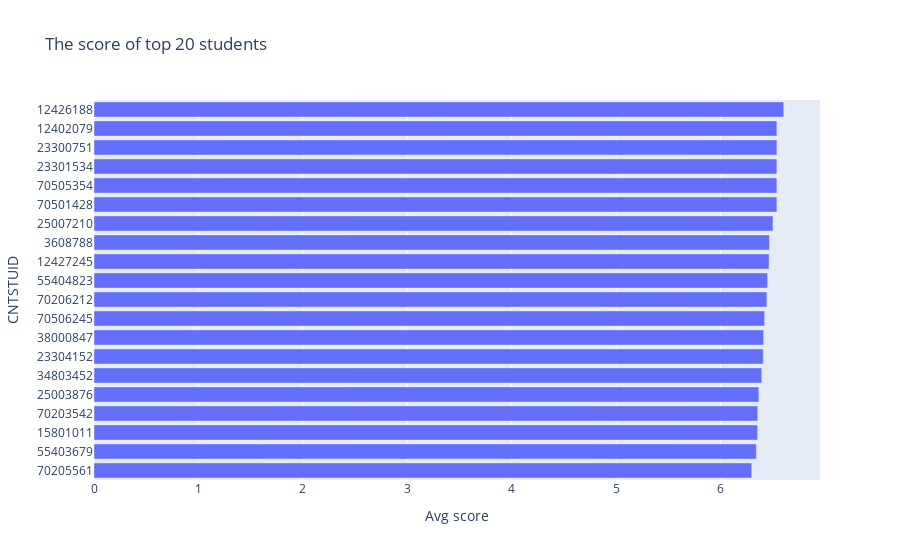

Notebook source saved alongside this figure:
### Markdown cell above
# Sort students by average score

### Code cell
df_student["CNTSTUID"] = df_student["CNTSTUID"].apply(str)
s_top500 = \
    df_student[df_student["Question count"] >= 10] \
        .nlargest(500, ["Avg score"]).set_index("CNTSTUID")
# We only select students who have answered more than 10 questions
s_top500.index = s_top500.index.map(str)
fig = px.bar(
    s_top500[:20].iloc[::-1],
    x = "Avg score",
    orientation="h",
    title="The score of top 20 students"
)
fig.update_layout(yaxis_type='category')
fig.show()

### Figure 1 — Plotly figure (JSON) as saved in the notebook; plotly's stock layout.template omitted (floating-point values rounded to 4 significant figures)
{"data": [{"alignmentgroup": "True", "hovertemplate": "Avg score=%{x}<br>CNTSTUID=%{y}<extra></extra>", "legendgroup": "", "marker": {"color": "#636efa", "pattern": {"shape": ""}}, "name": "", "offsetgroup": "", "orientation": "h", "showlegend": false, "textposition": "auto", "type": "bar", "x": [6.299, 6.343, 6.355, 6.356, 6.367, 6.395, 6.409, 6.413, 6.422, 6.444, 6.451, 6.465, 6.469, 6.502, 6.54, 6.54, 6.54, 6.54, 6.54, 6.605], "xaxis": "x", "y": ["70205561", "55403679", "15801011", "70203542", "25003876", "34803452", "23304152", "38000847", "70506245", "70206212", "55404823", "12427245", "3608788", "25007210", "70501428", "70505354", "23301534", "23300751", "12402079", "12426188"], "yaxis": "y"}], "layout": {"barmode": "relative", "legend": {"tracegroupgap": 0}, "title": {"text": "The score of top 20 students"}, "xaxis": {"anchor": "y", "domain": [0, 1], "title": {"text": "Avg score"}}, "yaxis": {"anchor": "x", "domain": [0, 1], "title": {"text": "CNTSTUID"}, "type": "category"}}}
